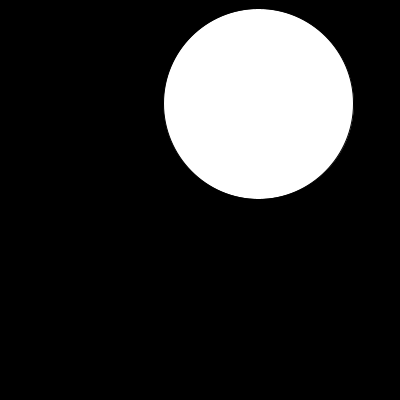
Frame 1 (no input)
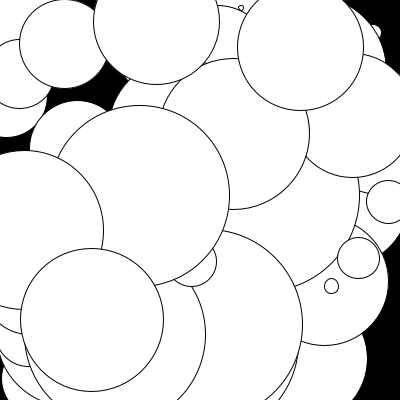
Frame 60 (the mouse pressed at the canvas centre just before this capture)
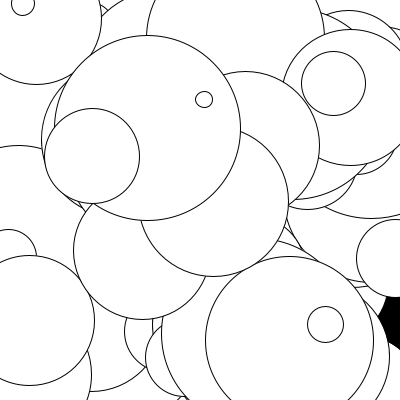
Frame 120 (the mouse held since frame 60 and released just before this capture)

The Processing sketch that drew these frames (run headless with seeded random() and noise(); from frame 60 on, the mouse is pressed at the canvas centre):

// Processing sketch: sketch_circle
// ── sketch_circle.pde
int a = 0;

void setup(){
size(400,400);
background(0);
}

void draw(){
if (a <= 100){
float x = random(width);
float y = random(height);
float d = random(a,200);
ellipse(x,y,d,d);

}
}
